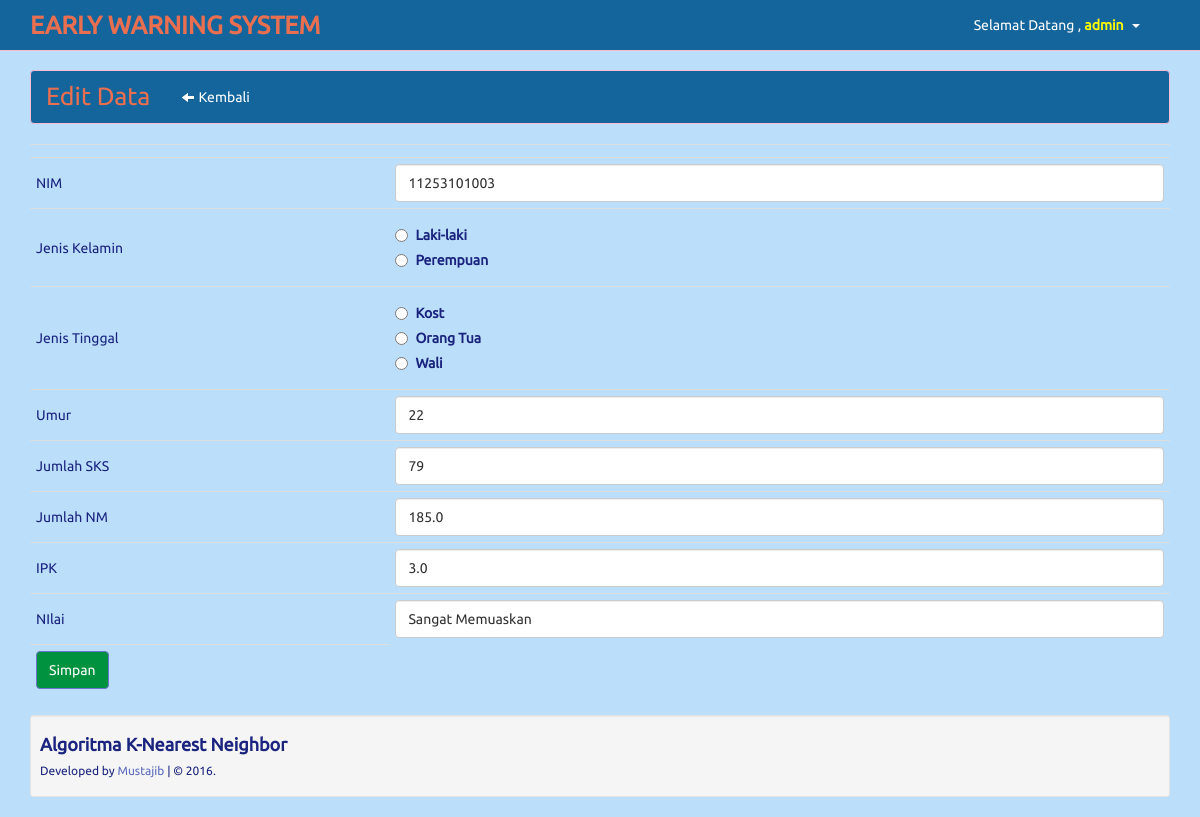
/admin/edit.php?nim=11253101003 (signed in), run on the app's committed database.
### tables this page shows
CREATE TABLE IF NOT EXISTS `mahasiswa` (
  `nim` varchar(15) NOT NULL,
  `Jenis_Kelamin` varchar(20) NOT NULL,
  `Jenis_Tinggal` varchar(40) NOT NULL,
  `Umur` int(3) NOT NULL,
  `Jumlah_NM` decimal(4,1) NOT NULL,
  `Jumlah_SKS` int(3) NOT NULL,
  `IPK` decimal(4,1) NOT NULL,
  `Nilai` varchar(20) NOT NULL,
  PRIMARY KEY (`nim`)
);

### admin/edit.php (the view)
<?php
include 'header.php';
?>
<div class="clearfix">
<div class="row">
  <div class="col-lg-12">
	<div class="navbar navbar-inverse">
		<div class="container">
			<div class="navbar-header">
				<a class="navbar-brand" href="http://localhost/KNN/admin/mahasiswa.php"> Edit Data</a>
			</div>
			<div class="navbar-collapse collapse navbar-inverse-collapse" style="margin-right: -20px">
			<ul class="nav navbar-nav">
				<li><a class="btn" href="mahasiswa.php"><i class="icon-arrow-left icon-white"> </i> Kembali</a></li>
			</ul>
<?php
$nim=mysql_real_escape_string($_GET['nim']);
$det=mysql_query("select * from mahasiswa where nim='$nim'")or die(mysql_error());
while($d=mysql_fetch_array($det)){
?>	</div>
</div>
</div>
	<form action="update.php" method="post">
		<table class="table">
			<tr>
				<td></td>
				<td><input type="hidden" name="id_mhs" value="<?php echo $d['id_mhs'] ?>"></td>
			</tr>
			<tr>
				<td>NIM</td>
				<td><input type="text" class="form-control" name="nim" value="<?php echo $d['nim'] ?>"></td>
			</tr>
			<tr>
				<td>Jenis Kelamin</td>
				<td><label class="radio"><input type="radio" name="Jenis_Kelamin" value="LAKI-LAKI">Laki-laki</label>
					<label class="radio"><input type="radio" name="Jenis_Kelamin" value="PEREMPUAN">Perempuan</label>
				</td>
			</tr>
			<tr>
				<td>Jenis Tinggal</td>
				<td><label class="radio"><input type="radio" name="Jenis_Tinggal" value="KOST">Kost</label>
					<label class="radio"><input type="radio" name="Jenis_Tinggal" value="ORANG TUA">Orang Tua</label>
					<label class="radio"><input type="radio" name="Jenis_Tinggal" value="WALI">Wali</label>
				</td>
			</tr>
			<tr>
				<td>Umur</td>
				<td><input type="text" class="form-control" name="Umur" value="<?php echo $d['Umur'] ?>"></td>
			</tr>
			<tr>
				<td>Jumlah SKS</td>
				<td><input type="text" class="form-control" name="Jumlah_SKS" value="<?php echo $d['Jumlah_SKS'] ?>"></td>
			</tr>
			<tr>
				<td>Jumlah NM</td>
				<td><input type="text" class="form-control" name="Jumlah_NM" value="<?php echo $d['Jumlah_NM'] ?>"></td>
			<tr>
				<td>IPK</td>
				<td><input type="text" class="form-control" name="IPK" value="<?php echo $d['IPK'] ?>"></td>
			</tr>
			<tr>
				<td>NIlai</td>
				<td><input type="text" class="form-control" name="Nilai" value="<?php echo $d['Nilai'] ?>"></td>
			</tr>
				<td><input type="submit" class="btn btn-info" value="Simpan"></td>
			</tr>
		</table>
	</form>
	<?php
}
?>
<?php include 'footer.php'; ?>

### data on the page
mahasiswa: nim "11253101003", Umur "22", Jumlah_SKS "79", Jumlah_NM "185.0", IPK "3.0", Nilai "Sangat Memuaskan"

### other printed values
$_SESSION['uname'] "admin"
